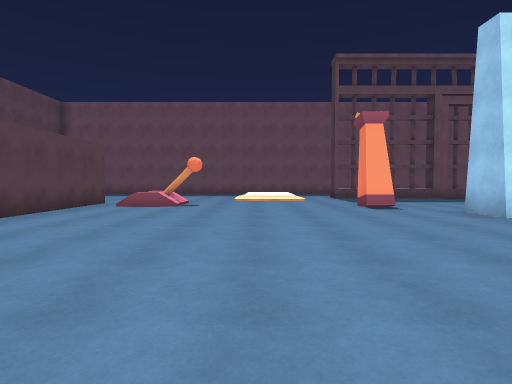
View 1 (above)

23 first-person views from a walk through a 3-D level made in the Unity game engine. The camera is 1.3 m above the floor, tilts 2° down and sees 80° across. The floor is counted in squares, 1.8 m on a side. Each view is taken from the middle of a square. On the plan, view 1 faces up. The plan holds only what a view shows up to about 10 squares ahead; the rest is blank. The place goes on beyond the plan. The player character is not drawn. Some animated figures are not drawn.

View 2
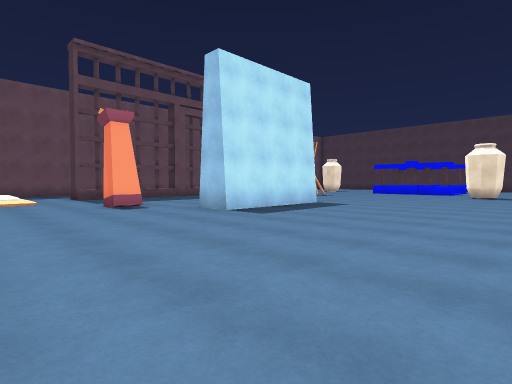

View 3
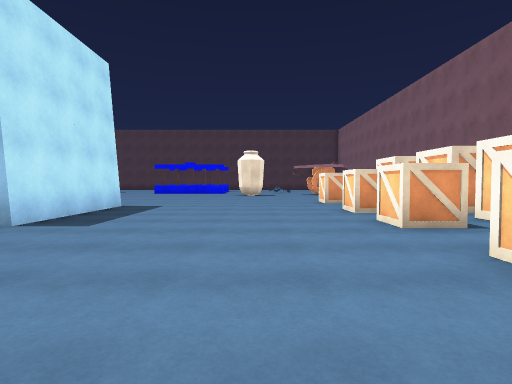

View 4
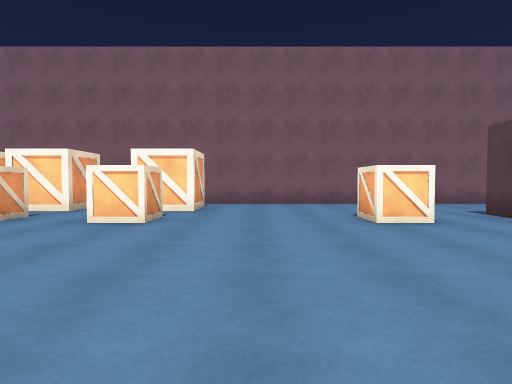

View 5
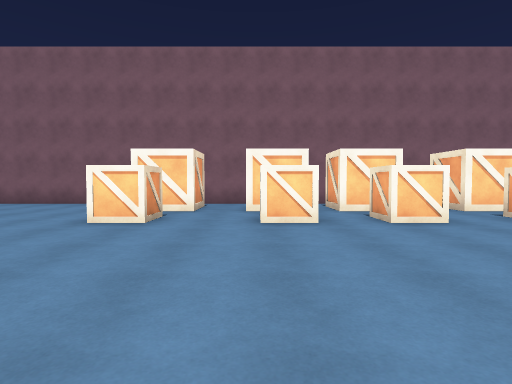

View 6
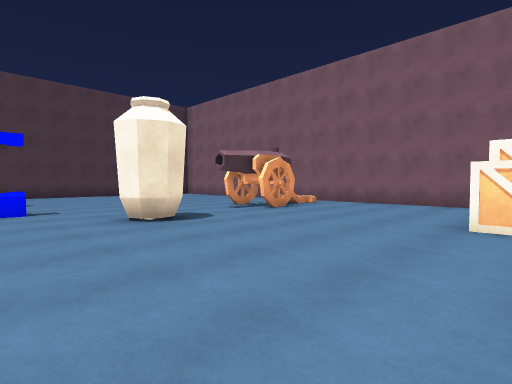

View 7
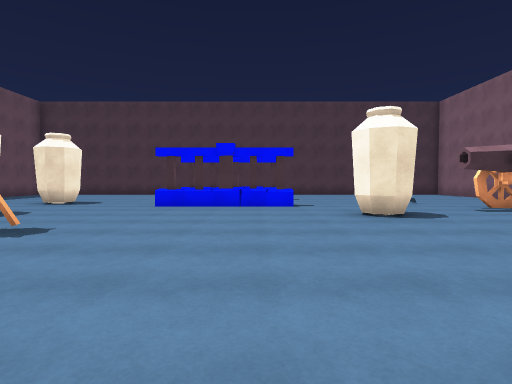

View 8
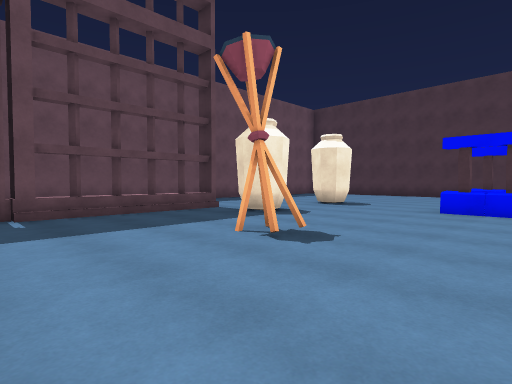

View 9
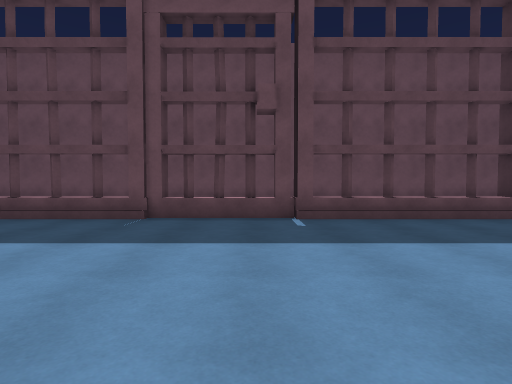

View 10
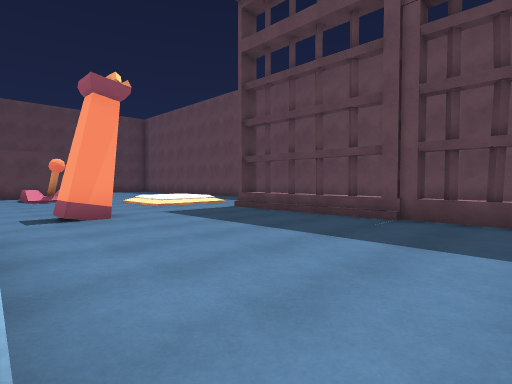

View 11
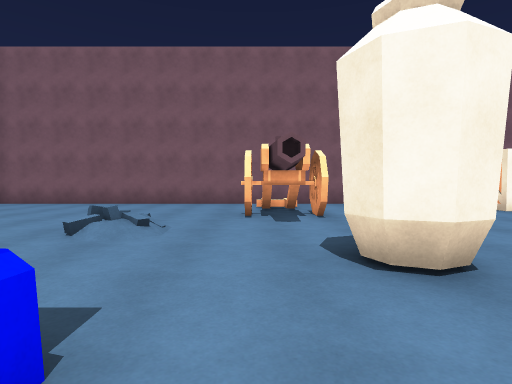

View 12
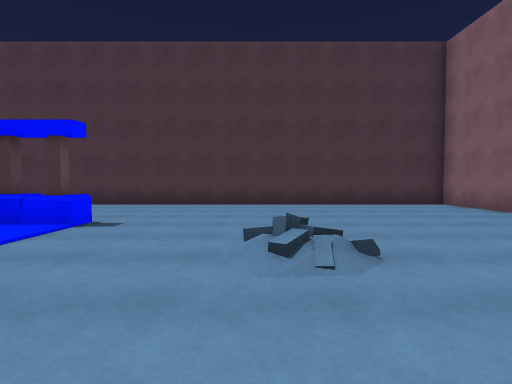

View 13
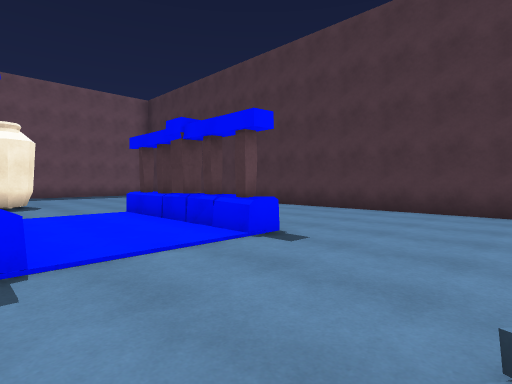

View 14
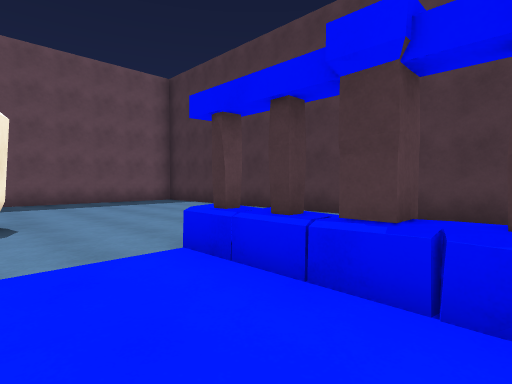

View 15
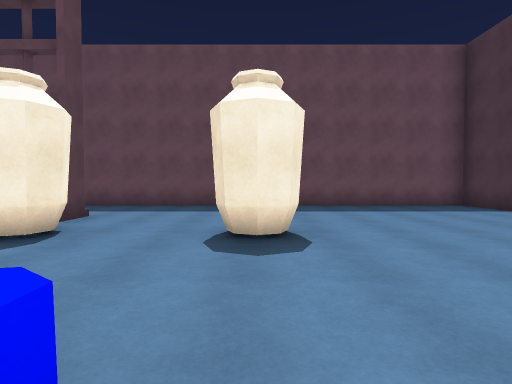

View 16
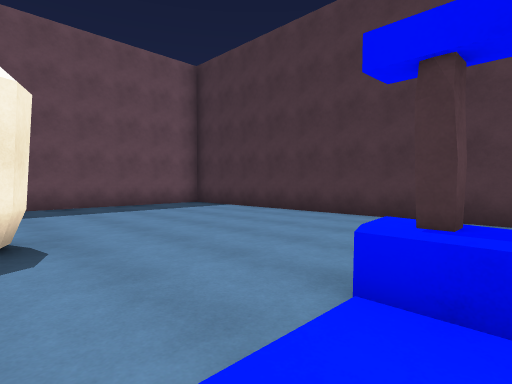

View 17
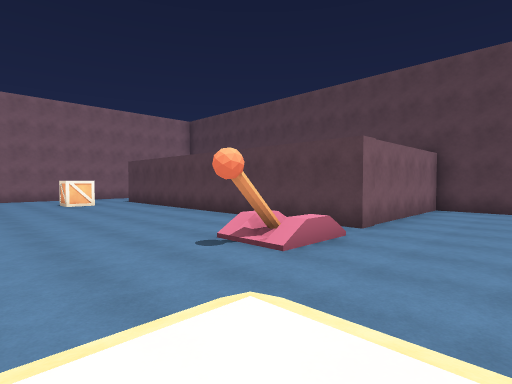

View 18
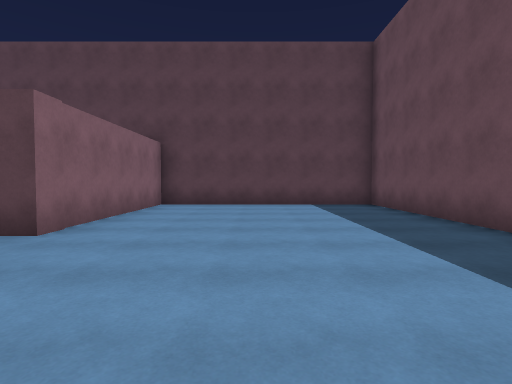

View 19
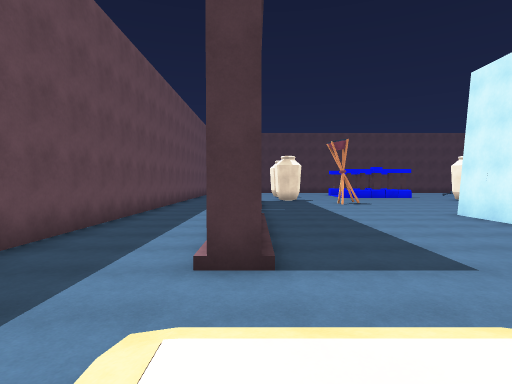

View 20
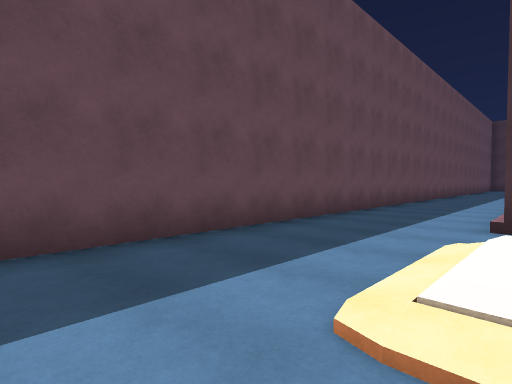

View 21
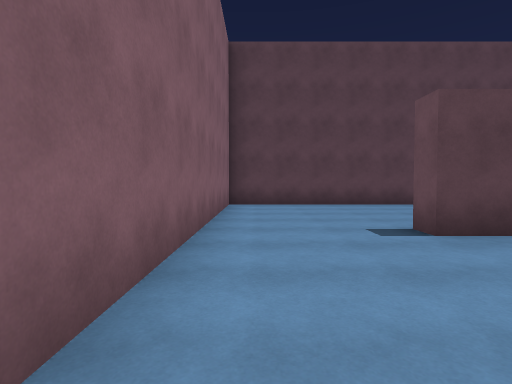

View 22
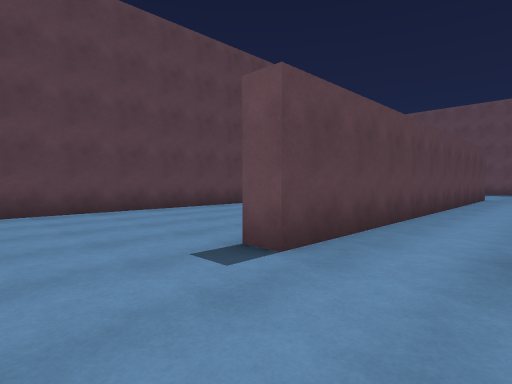

View 23
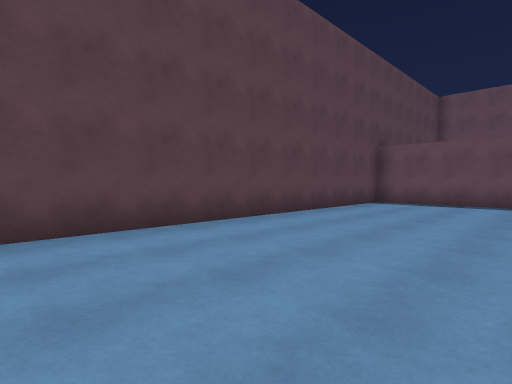

### Floor plan
Key: @ floor where view 1 was taken; # wall or solid block; . main floor; : floor 0.5 m higher than the main floor; / step, stairs or slope; = window, fence, low wall or low ledge; L lever; C crate; J jar; O other object.
Columns run from 11 left of view 1 to 26 right of it. Each row starts with its distance up from view 1.
 17 #######  #############################
 16 #....... .............   ..... ......#
 15 #.....................    .... ......#
 14 #..........//.........    .... ......#
 13 #........./::/.####OOO#=#=#... ......#
 12 #........./  /................J......#
 11 #..........///............#J..J......#
 10 #######/LL...........................#
  9 #.... #//.....OO........O............#
  8 #.... #......................O..O.  .#
  7 #.... #.........#####........O..O   .#
  6 #.... #.........#####........O..O  ..#
  5 #.... #......................O..O....#
  4 #.....#......................O..O....#
  3 #.....#....................J.........#
  2 #.....#...................#J.........#
  1 #.....#......................./......#
  0 #.....#....@................../......#
 -1 #.....#.CC...CC.C.CC.CC....OO........#
 -2 #..........................OO........#
 -3 #............##.### .##....//........#
 -4 #............C  C#  .C ....//........#
 -5 ##############   #####################

Positions as (right, up) in squares from view 1, and headings:
1: (0, 0), facing up
2: (0, 0), facing up-right
3: (0, 2), facing right
4: (0, 5), facing down
5: (8, 5), facing down
6: (10, 5), facing down-right
7: (9, 5), facing right
8: (10, 6), facing up-right
9: (10, 7), facing up
10: (10, 7), facing up-left
11: (17, 5), facing down
12: (16, 1), facing right
13: (18, 1), facing up-right
14: (19, 5), facing up-right
15: (19, 7), facing up
16: (19, 7), facing up-right
17: (1, 13), facing down-left
18: (-1, 13), facing left
19: (0, 13), facing right
20: (-2, 13), facing up-right
21: (-1, -4), facing left
22: (-3, -4), facing up-left
23: (-6, -1), facing up-left
